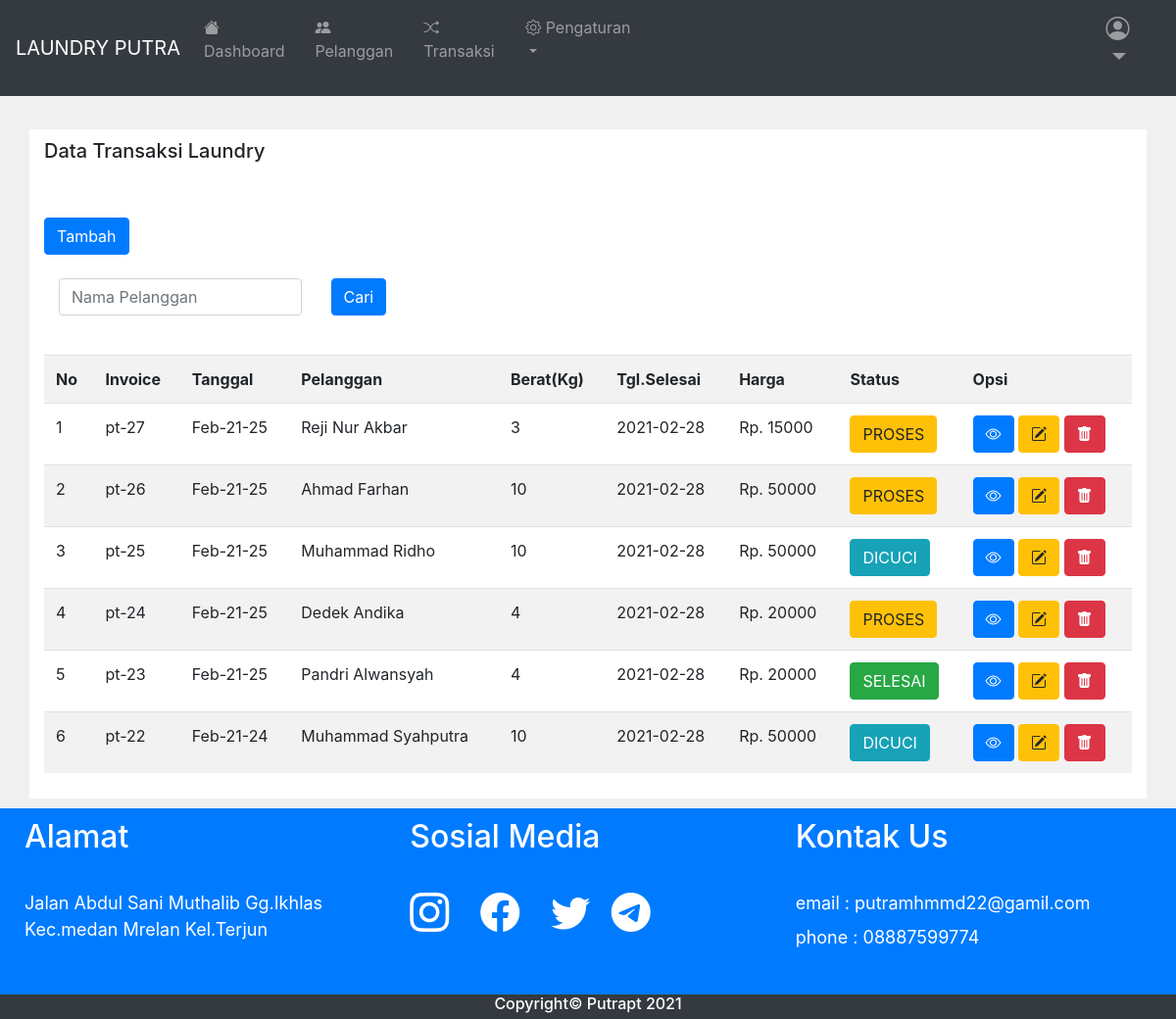
Screenshot of /admin/transaksi.php (signed in) with the database file from the repository.
### tables this page shows
CREATE TABLE `transaksi` (
  `transaksi_id` int(11) NOT NULL,
  `transaksi_tgl` varchar(20) NOT NULL,
  `transaksi_pelanggan` varchar(220) NOT NULL,
  `transaksi_harga` int(11) NOT NULL,
  `transaksi_berat` int(11) NOT NULL,
  `transaksi_tgl_selesai` date NOT NULL,
  `status_transaksi` int(11) NOT NULL
);

### function.php (called while the page is built, shortened)
<?php
$con = mysqli_connect("localhost","root","","db_laundry");
function tampildtransaksi($query){
    global $con;
    $res = mysqli_query($con,$query);
    $rows = [];
    while ( $row = mysqli_fetch_assoc($res) ) {
        $rows[] = $row;
    }
    return $rows;
}
 ?>

### admin/transaksi.php (the view, shortened to what this page needs)
<?php
require '../function.php';
$transaksi = tampildtransaksi("SELECT * FROM transaksi ORDER BY transaksi_id DESC");
?>
<!DOCTYPE html>
<html>
<head>
    <link rel="stylesheet" href="https://cdn.jsdelivr.net/npm/bootstrap-icons@1.4.0/font/bootstrap-icons.css">
    <link rel="stylesheet" href="https://maxcdn.bootstrapcdn.com/bootstrap/4.0.0/css/bootstrap.min.css">
    <link rel="stylesheet" href="https://use.fontawesome.com/releases/v5.7.2/css/all.css">
</head>
<body style="background: #f0f0f0">
    <?php include '../header.php'; ?>
    <br>
    <div class="container" style="background-color: white;">
        <h5>Data Transaksi Laundry</h5><br><br>
        <a href="crud_dtransaksi/tambah_dtransaksi.php">
            <button type="button" class="btn btn-primary">Tambah</button>
        </a>
        <br><br>
        <div class="col-md-3 col-offset-3" style="float: left;">
            <form method="post" class="form-group">
                <input type="text" name="inputan" class="form-control" autofocus autocomplete="off" placeholder="Nama Pelanggan"><br>
        </div>
        <div class="col-md-3 col-offset-3" style="float: left;">
            <button type="submit" name="cari" class="btn btn-primary">Cari</button>
        </div>
        <br><br><br>
        <div class="table-responsive">
            <table class="table table-striped">
                <tr>
                    <th>No</th>
                    <th>Invoice</th>
                    <th>Tanggal</th>
                    <th>Pelanggan</th>
                    <th>Berat(Kg)</th>
                    <th>Tgl.Selesai</th>
                    <th>Harga</th>
                    <th>Status</th>
                    <th>Opsi</th>
                </tr>
                <?php $i = 1 ?>
                <?php foreach ($transaksi as $data) : ?>
                    <tr>
                        <td><?= $i++; ?></td>
                        <td>pt-<?= $data['transaksi_id']; ?></td>
                        <td><?= $data['transaksi_tgl']; ?></td>
                        <td><?= $data['transaksi_pelanggan']; ?></td>
                        <td><?= $data['transaksi_berat']; ?></td>
                        <td><?= $data['transaksi_tgl_selesai']; ?></td>
                        <td>Rp. <?= $data['transaksi_harga']; ?></td>
                        <td>
                            <?php
                            if ($data['status_transaksi'] == "0") {
                                echo "<div class='btn btn-warning'>PROSES</div>";
                            } elseif ($data['status_transaksi'] == "1") {
                                echo "<div class='btn btn-info'>DICUCI</div>";
                            } elseif ($data['status_transaksi'] == "2") {
                                echo "<div class='btn btn-success'>SELESAI</div>";
                            }
                            ?>
                        </td>
                        <td>
                            <a href="crud_dtransaksi/cetak_dtransaksi.php?id=<?= $data['transaksi_id']; ?>" target="_blank" class="btn btn btn-primary">
                                <i class="bi bi-eye"></i></i>
                            </a>
                            <a href="crud_dtransaksi/edit_dtransaksi.php?id=<?= $data['transaksi_id']; ?>" class="btn btn-warning">
                                <i class="bi bi-pencil-square"></i>
                            </a>
                            <a href="crud_dtransaksi/hapus_dtransaksi.php?id=<?= $data['transaksi_id']; ?>" class="btn btn-danger">
                                <i class="bi bi-trash-fill"></i>
                            </a>
                        </td>
                    </tr>
                <?php endforeach; ?>
            </table>
        </div>
    </div>
    <?php include '../footer.php' ?>
</body>
</html>

### admin/transaksi.php (style rules this page uses)
.container { padding: 10px; margin: 10px; }

### rows the page displays
transaksi: transaksi_id "27", transaksi_tgl "Feb-21-25", transaksi_pelanggan "Reji Nur Akbar", transaksi_berat "3", transaksi_tgl_selesai "2021-02-28", transaksi_harga "15000", status_transaksi "PROSES"
transaksi: transaksi_id "26", transaksi_tgl "Feb-21-25", transaksi_pelanggan "Ahmad Farhan", transaksi_berat "10", transaksi_tgl_selesai "2021-02-28", transaksi_harga "50000", status_transaksi "PROSES"
transaksi: transaksi_id "25", transaksi_tgl "Feb-21-25", transaksi_pelanggan "Muhammad Ridho", transaksi_berat "10", transaksi_tgl_selesai "2021-02-28", transaksi_harga "50000", status_transaksi "DICUCI"
transaksi: transaksi_id "24", transaksi_tgl "Feb-21-25", transaksi_pelanggan "Dedek Andika", transaksi_berat "4", transaksi_tgl_selesai "2021-02-28", transaksi_harga "20000", status_transaksi "PROSES"
transaksi: transaksi_id "23", transaksi_tgl "Feb-21-25", transaksi_pelanggan "Pandri Alwansyah", transaksi_berat "4", transaksi_tgl_selesai "2021-02-28", transaksi_harga "20000", status_transaksi "SELESAI"
transaksi: transaksi_id "22", transaksi_tgl "Feb-21-24", transaksi_pelanggan "Muhammad Syahputra", transaksi_berat "10", transaksi_tgl_selesai "2021-02-28", transaksi_harga "50000", status_transaksi "DICUCI"
